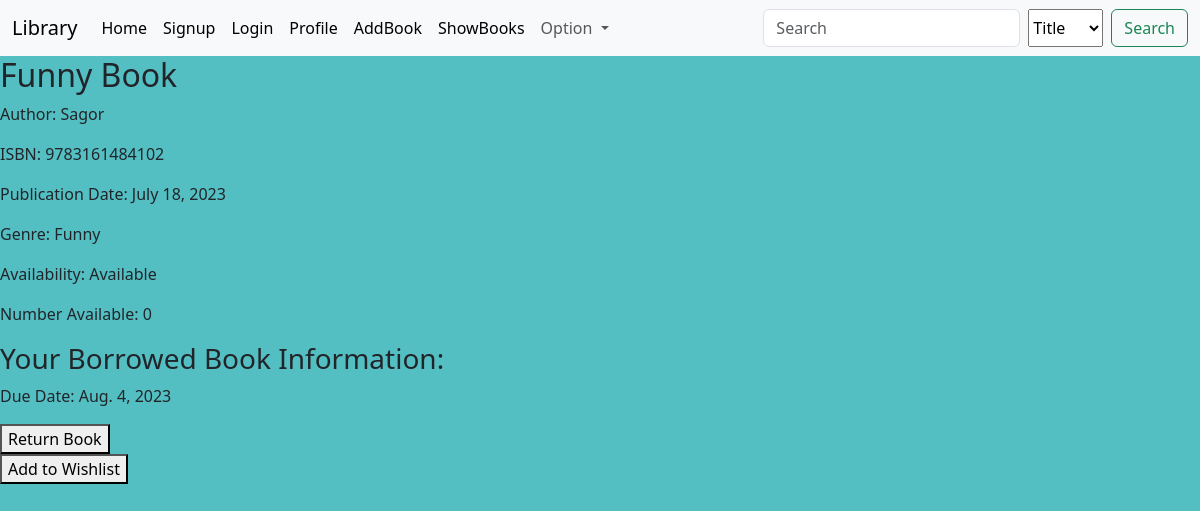
Screenshot of /sign/bookdetail/9783161484102/ (signed in) with the database file from the repository.
### user/models.py (models this page shows)
class Book(models.Model):
    isbn = models.IntegerField(primary_key=True)
    title = models.CharField(max_length=50)
    author = models.CharField(max_length=50)
    publication_date = models.DateField(auto_now_add=True)
    genre = models.CharField(max_length=50)
    availability = models.BooleanField(default=False)
    num_available = models.PositiveIntegerField(default=1)

class BorrowedBook(models.Model):
    user = models.ForeignKey(User,null=True,blank=True,on_delete=models.CASCADE)
    book = models.ForeignKey(Book,null=True,blank=True,on_delete=models.CASCADE)
    due_date = models.DateField()
    returned = models.BooleanField(default=False)

### user/views.py (the view, shortened to what this page needs)
# urls.py: path('bookdetail/<int:isbn>/',Book_detail,name='BOOKDETAIL'),
@login_required
def Book_detail(request,isbn):
    book = get_object_or_404(Book,isbn=isbn)
    borrowed_books = BorrowedBook.objects.filter(user=request.user, book=book, returned=False)
    fine_amount = None
    if borrowed_books:
        borrowed_book = borrowed_books.first()  # Get the first borrowed book (if available)
        if borrowed_book.due_date < timezone.now().date():
            days_late = (timezone.now().date() - borrowed_book.due_date).days
            fine_rate = 0.50  # Example: $0.50 fine per day
            max_fine = 10.0  # Example: Maximum fine amount $10.00
            fine_amount = min(days_late * fine_rate, max_fine)
    else:
        fine_amount = None
    in_wishlist = Wishlist.objects.filter(user = request.user,book=book).exists()
    return render(request,'borrow/book_details.html',{'book':book,'borrowed_books':borrowed_books,'fine_amount':fine_amount,'Wishlist':in_wishlist})

### templates/borrow/book_details.html (shortened to what this page needs)
{% extends "Home/home.html" %}
{% block content %}
<h2>{{ book.title }}</h2>
<p>Author: {{ book.author }}</p>
<p>ISBN: {{ book.isbn }}</p>
<p>Publication Date: {{ book.publication_date }}</p>
<p>Genre: {{ book.genre }}</p>
<p>Availability: {% if book.availability %}Available{% else %}Not Available{% endif %}</p>
<p>Number Available: {{ book.num_available }}</p>
{% if borrowed_books %}
{% if borrowed_books.count > 0 %}
<h3>Your Borrowed Book Information:</h3>
<p>Due Date: {{ borrowed_books.0.due_date }}</p>
{% if borrowed_books.0.returned %}
<p>Book returned successfully.</p>
{% else %}
<form method="post" action="{% url 'BOOKDETAIL' book.isbn %}">
    <button type="submit" name="return">Return Book</button>
</form>
{% endif %}
{% endif %}
{% else %}
<p>This book is not currently borrowed.</p>
{% endif %}
{% if not Wishlist%}
<form method="post" action="{% url 'WISHLIST'%}">
    <button type="submit" name="add_to_wishlist">Add to Wishlist</button>
</form>
{% endif %}
{% endblock content %}

### rows the page displays
Book: title "Funny Book", author "Sagor", isbn "9783161484102", publication_date "July 18, 2023", genre "Funny", num_available "0"
BorrowedBook: due_date "Aug. 4, 2023"
